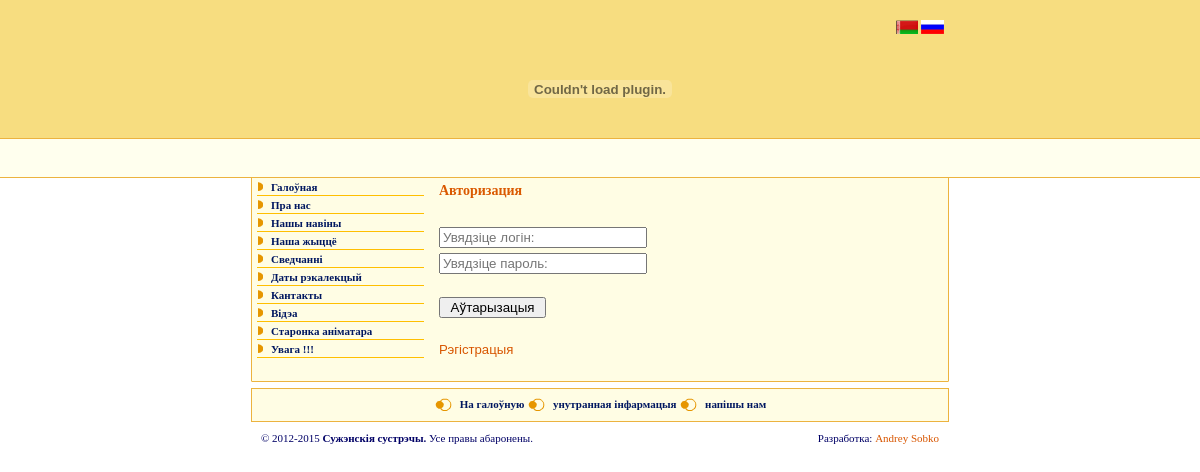
Page /login/ on the earlier database version.
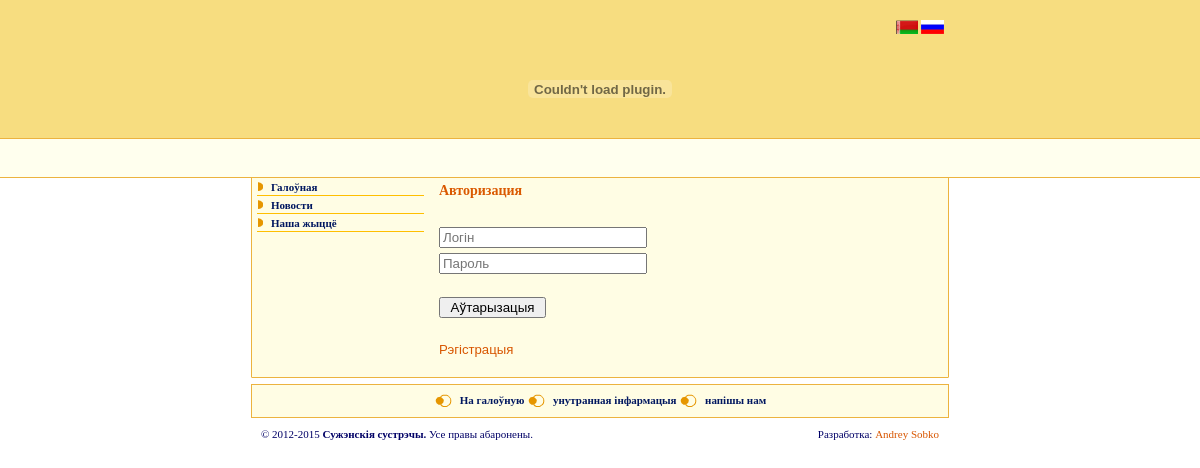
Same page on the later database version.
### tables this page shows
CREATE TABLE IF NOT EXISTS `menu` (
`id` int(11) NOT NULL,
  `num` int(11) NOT NULL,
  `lang1` varchar(50) NOT NULL,
  `lang2` varchar(50) NOT NULL,
  `link` text NOT NULL,
  `published` int(11) NOT NULL DEFAULT '0',
  `in` int(2) NOT NULL DEFAULT '0'
);

### core/classes/base.class.php (the view, shortened to what this page needs)
<?php
class DataBase{
	private $host = '';
	private $user = '';
	private $pass = '';
	private $db_name = '';
	private static $connection;
	public function __construct($host = '', $user = '', $pass = '', $db_name = ''){
		$this->host = $host;
		$this->user = $user;
		$this->pass = $pass;
		$this->db_name = $db_name;
		self::$connection = $this->connect();
	}
	public function connect(){
		$connection = mysqli_connect($this->host, $this->user, $this->pass, $this->db_name) or die("could not connect to DB");
		return $connection;
	}
	public static function query($sql){
		$res = mysqli_query(self::$connection, $sql) or die(mysqli_error());
		return $res;
	}
	public function fetch_array($object){
		return mysqli_fetch_array($object, MYSQLI_ASSOC);
	}
	public function num_rows($object){
		return mysqli_num_rows($object);
	}
	public function MenuRead($lang, $dir = ''){
		if(self::$connection){
			$sql = "SELECT `id`,`num`,`link`,`".$lang."`,`in` FROM `menu` WHERE `published`='1' ORDER BY `num`;";
			$result = self::query($sql);
			while ($row = $this->fetch_array($result)){
				$menu[$row['num']] = array(
					'id'	=> $row['id'],
					'in'	=> $row['in'],
					'name'	=> $row[$lang],
					'link'	=> $row['link']
				);
			}
			foreach($menu as $val){
				if ($val['in'] == 0){
					echo '<li class="menu"><a href="'.$val['link'].'" class="granat">'.$val['name'].'</a>';
					echo '<ul>';
					echo '</ul></li>';
				}
			}
		}
	}
	public function CheckPage($PageLink){
		if(self::$connection){
			$sql = "SELECT `id` FROM `page` WHERE `link` = '".$PageLink."'";
			$result = self::query($sql);
			if($this->num_rows($result)){
				return true;
			}
			else{
				return false;
			}
		}
	}
	public function WordsTranslate($lang){
		if(self::$connection){
			$num = 1;
			$sql = "SELECT `".$lang."` FROM `language`";
			$result = self::query($sql);
			while ($row = $this->fetch_array($result)){
				$word[$num] = $row[$lang];
				$num++;
			}
			return $word;
		}
	}
}
?>

### core/config.php (shortened to what this page needs)
<?php
include 'classes/base.class.php';
$db = new DataBase('localhost', 'root', '', 'futurecms');
$site['lang1']['name'] = 'Сужэнскія сустрэчы';
$site['lang1']['header'] = 'Сужэнскія сустрэчы';
$site['lang1']['footer'] = '© 2012-'.date('Y').' <b>Сужэнскія сустрэчы.</b> Усе правы абаронены.';
$site['lang2']['name'] = 'Супружеские встречи';
$site['lang2']['header'] = 'Супружеские встречи';
$site['lang2']['footer'] = '© 2012-'.date('Y').' <b>Супружеские встречи.</b> Все права защищены.';
$site['version'] = '13.36.5';
?>

### core/login.inc (shortened to what this page needs)
<?php
include ROOT_DIR."/core/classes/auth.class.php";
if ($_POST['login']){
	include 'classes/error.class.php';
	$error = new error();
	$auth = new Auth();
	$logn = $_POST['login'];
	$pass = $_POST['pass'];
	if ($auth->authorisation($logn, $pass, $db) == true){
		$_SESSION['login'] = $logn;
		$sql = "SELECT `ava`, `group` FROM `users` WHERE `login`='".$logn."'";
		$res = $db->query($sql);
		if ($row = $db->fetch_array($res)){
			$_SESSION['ava'] = $row['ava'];
			$_SESSION['group'] = $row['group'];
			if ($row['group'] == 1 || $row['group'] == 2){
				$_SESSION['KCFINDER'] = array();
				$_SESSION['KCFINDER']['disabled'] = false;
			}
		}
		header('Location: ../core/admin_p/');
		exit;
	}
	else{
		$_SESSION['auth_error'] = $error->getError(7);
		header('Location: /login/');
		exit;
	}
	$db->CloseDBConnection();
}
else{
	$style = '<link rel="stylesheet" href="/design/form_err.css" type="text/css">';
	if ($_SESSION['login'] != null){
		$form .= '<br /><div id="ava" align="center">
			<a href="/user/'.$_SESSION['login'].'/">
			<img src="/avatars/'.$_SESSION['ava'].'" alt="avatar"/>
			</a><br /><a href="/user/'.$_SESSION['login'].'/">'.$_SESSION['login'].'</a><br />
			<a href="/core/logout.php">'.$word[4].'</a><br /><br />';
		if (($_SESSION['group'] == '1') || ($_SESSION['group'] == '2')){
			$form .= '<a href="/core/admin_p/">'.$word[3].'</a>';
		}
		$form .= '</div>';
	}
	else{
		$form .= '<span id="error_message">'.$_SESSION['auth_error'].'</span><br />';
		$form .= Auth::ShowAuthForm($word).'<span><a href="/register/">'.$word[2].'</a></span>';
	}
}
?>

### index.php (shortened to what this page needs)
<?php session_start();
include ROOT_DIR."/core/config.php";
if ($_GET['lang']){
	$lang = $db->ClearData($_GET['lang']);
	$_SESSION['lang'] = $lang;
}
else{
	if ($_SESSION['lang']){
		$lang = $_SESSION['lang'];
	}
	else {
		$lang = 'lang1';
	}
}
$link = $_REQUEST['page'];
$footer = $site[$lang]['footer'];
$word = $db->WordsTranslate($lang);
if (!$db->CheckPage($link)){
	switch ($link){
		case 'login':
			$name = 'Авторизация';
			include ROOT_DIR.'/core/login.inc';
			include ROOT_DIR.'/core/html_templates/other_page_html.php';
		break;
	}
}
?>

### core/classes/auth.class.php (shortened to what this page needs)
<?php
class Auth {
	public static function ShowAuthForm($word){
		$form = '<div id="autorise">
		<form action="" method="post" name="autoris" id="autori">
		<input type="text" name="login" id="login" placeholder="'.$word[6].'"><br />
		<input type="password" name="pass" id="pass" placeholder="'.$word[7].'"><br /><br />
		<input type="submit" id="aut_sub" value=" '.$word[1].' ">
		</form></div><br />';
		return $form;
	}
}
?>

### core/html_templates/other_page_html.php (shortened to what this page needs)
<!DOCTYPE html PUBLIC "-//W3C//DTD XHTML 1.0 Transitional//EN" "http://www.w3.org/TR/xhtml1/DTD/xhtml1-transitional.dtd">
<html xmlns="http://www.w3.org/1999/xhtml">
<head>
	<link rel="stylesheet" type="text/css" href="/design/style.css">
	<link rel="stylesheet" type="text/css" href="/design/droppy.css">
	<link rel="stylesheet" type="text/css" href="/design/fancybox/jquery.fancybox.css">
	<?php echo $style;?>
</head>
<body class="body">
	<table width="698"  cellspacing="0" cellpadding="0" align="center">
		<tr>
			<td colspan="2" class="td_top">
				<div id="lang">
					<a href="?lang=lang1"><img src="/design/by.png" border="0"></a>
					<a href="?lang=lang2"><img src="/design/ru.gif" border="0"></a>
				</div>
				<div id="link_l"></div>
			</td>
		</tr>
		<tr>
			<td class="kol_lewa">
				<table width="167" align="center" cellspacing="0" cellpadding="0">
					<tr>
						<td>
							<div id="nav">
								<?php $db->menuRead($lang);?>
							</div>
						</td>
					</tr>
				</table>
			</td>
			<td class="kol_prawa">
				<table width="100%" cellspacing="0" cellpadding="0">
					<tr>
						<td>
							<h1><?php echo $name;?></h1>
						</td>
					</tr>
					<tr>
						<td class="text">
							<?php echo $db->TextRead($link, $lang, $_SESSION['group']);
							echo $form;?>
						</td>
					</tr>
				</table>
			</td>
		</tr>
		<tr>
			<td colspan="2"><img src="/design/dol.gif" /></td>
		</tr>
		<tr>
			<td colspan="2" class="menu_bot">
				<img src="/design/iko_mb.gif" align="absmiddle" />
				<a href="/" class="granat"><?php echo $word[25];?></a>
				<img src="/design/iko_mb.gif" align="absmiddle" />
				<a href="/login/" class="granat"><?php echo $word[27];?></a>
				<img src="/design/iko_mb.gif" align="absmiddle" />
				<a href="#feedback_form" class="granat feedback"><?php echo $word[28];?></a>
			</td>
		</tr>
		<tr>
			<td colspan="2" class="td_copy">
				<div id="copy">
					<?=$footer;?>
				</div>
				<div id="develop">
					Разработка: <a href="http://sobko.by/" target="_blink">Andrey Sobko</a>
				</div>
			</td>
		</tr>
	</table>
</body>
</html>

### design/style.css (style rules this page uses)
body, select { font-family: tahoma; font-size: 11px; color:#000066; }
td { font-family: tahoma; font-size: 11px; color:#000066; }
a { text-decoration: none; color: #D85600; }
#develop { float:right; }
#lang { position: absolute; z-index: 2; width: 693px; text-align: right; padding-top: 20px; }
.body { padding: 0px; margin: 0px; background-image: url(tlo.gif); background-repeat: repeat-x; }
li { list-style: none; }
h1 { font-family: tahoma; color:#DA5900; font-weight: bold; padding-left: 10px; padding-right: 10px; padding-top: 5px; padding-bottom: 5px; margin: 0px; font-size: 14px; }
.text { padding-left: 10px; padding-right: 10px; padding-top: 5px; padding-bottom: 5px; vertical-align: top; line-height: 18px; font-family: arial; font-size: 1.2em; }
.td_top { vertical-align: top; height: 178px; }
.granat { color: #001760; margin-left:5px; }
#link_l { float: left; font-weight: bold; clear: left; height: 12px; padding-left: 15px; margin-left: 25px; margin-top: 149px; padding-bottom: 2px; position: absolute; top:0px; }
.td_copy { padding: 10px; }
#copy { float: left; }
.menu_bot { background-color: #FFFDE4; border: 1px solid #ECB33F; height: 32px; font-weight: bold; color: #001760; text-align: center; }
.kol_lewa { vertical-align: top; height: 100%; width: 177px; background-color: #FFFDE4; border-left-width: 1px; border-left-style: solid; border-left-color: #ECB33F; }
.kol_prawa { vertical-align: top; height: 100%; width: 521px; background-color: #FFFDE4; border-right-width: 1px; border-right-style: solid; border-right-color: #ECB33F; }
.menu { border-bottom-width: 1px; border-bottom-style: solid; border-bottom-color: #FFBF00; padding-top: 6px; padding-bottom: 6px; padding-left: 15px; background-image: url(ikom.gif); background-repeat: no-repeat; background-position: left center; font-weight: bold; }
form input { margin-bottom: 5px; }
form input[type="text"], form input[type="password"] { width: 200px; }

### design/droppy.css (style rules this page uses)
#nav { display: block; margin: 0 0 10px 0; padding: 0; position: relative; }
#nav li { display: block; list-style: none; margin: 0; padding: 0; }
#nav a { display: block; }
#nav a { text-decoration:none; color: #001760; font-size: 1em; padding: 3px 9px 3px 9px; margin-bottom: -1px; }

Differences in the rows shown:
removed menu: in 0 (drawn), lang1 "Пра нас"
removed menu: in 0 (drawn), lang1 "Нашы навіны"
removed menu: in 0 (drawn), lang1 "Сведчанні"
removed menu: in 0 (drawn), lang1 "Даты рэкалекцый"
removed menu: in 0 (drawn), lang1 "Кантакты"
removed menu: in 0 (drawn), lang1 "Відэа"
removed menu: in 0 (drawn), lang1 "Старонка аніматара"
removed menu: in 0 (drawn), lang1 "Увага !!!"
added menu: in 0 (drawn), lang1 "Новости"
Other differences:
form field login: "Увядзіце логін:" → "Логін"
